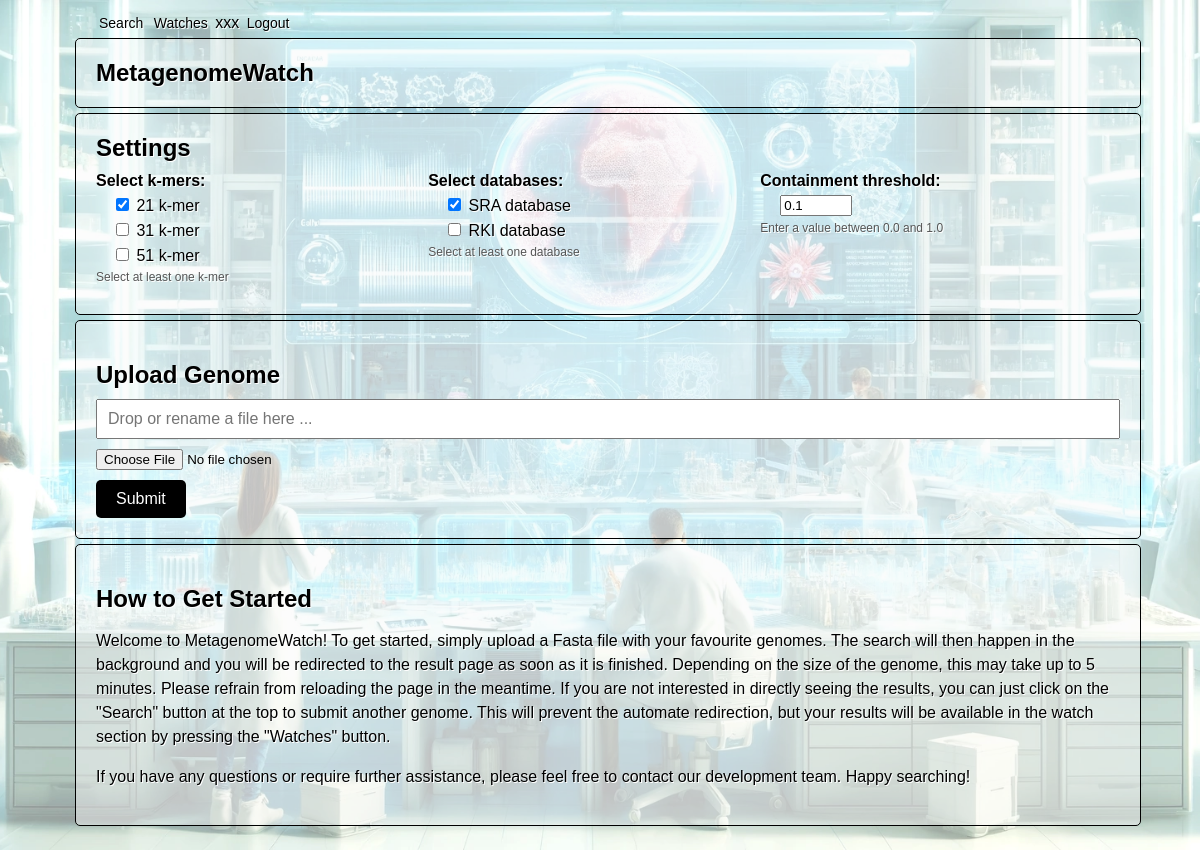
The page /mgw_api/ (signed in) on the database its author committed.
### mgw_api/models.py (models this page shows, shortened)
class Settings(models.Model):
    user = models.OneToOneField(User, on_delete=models.CASCADE)
    kmer = models.JSONField(default=list, help_text="List of k-mers")
    database = models.JSONField(default=list, help_text="List of databases")
    containment = models.FloatField(default=0.10, help_text="Containment value (between 0 and 1)")

### mgw_api/views.py (the view)
# urls.py: path('', views.upload_fasta, name='upload_fasta'),
@login_required
def upload_fasta(request):
    sourmash_settings, created = Settings.objects.get_or_create(user=request.user)
    settings_form = SettingsForm(instance=sourmash_settings)
    if request.method == "POST":
        if 'kmer' in request.POST or 'database' in request.POST or 'containment' in request.POST:
            settings_form = SettingsForm(request.POST, instance=sourmash_settings)
            if settings_form.is_valid():
                settings_form.save()
                messages.success(request, 'Settings have been successfully saved.')
                return redirect(reverse("mgw_api:upload_fasta"))
            else:
                messages.error(request, 'Please correct the errors below.')
        if 'name' in request.POST or 'file' in request.POST:
            fasta_form = FastaForm(request.POST, request.FILES)
            if fasta_form.is_valid():
                try:
                    uploaded_file = request.FILES["file"]
                    filename = uploaded_file.name
                    name = fasta_form.cleaned_data.get("name")
                    if not name:
                        name = os.path.splitext(filename)[0]
                    if Fasta.objects.filter(user=request.user, name=name).exists():
                        return JsonResponse({'success': False, 'error': "A file with this name already exists. Please choose a different name or file."})
                    else:
                        uploaded_file_instance = fasta_form.save(commit=False)
                        uploaded_file_instance.user = request.user
                        uploaded_file_instance.name = name
                        uploaded_file_instance.size = uploaded_file.size
                        uploaded_file_instance.processed = False
                        uploaded_file_instance.status = "Processing"
                        uploaded_file_instance.save()
                        thread = threading.Thread(target=run_create_signature_and_search, args=(request.user.id, name, uploaded_file_instance.id, True))
                        thread.start()
                        return JsonResponse({'success': True, 'message': 'File submission successful! Processing will happen in the background.', 'fasta_id': uploaded_file_instance.id})
                except Exception as e:
                    return JsonResponse({'success': False, 'error': f"Error: file submission failed! ... {e}"})
            else:
                errors = fasta_form.errors.as_json()
                return JsonResponse({'success': False, 'error': errors})
    else:
        fasta_form = FastaForm()
    return render(request, "mgw_api/upload_fasta.html", {"fasta_form": fasta_form, "settings_form": settings_form})

### mgw_api/forms.py
class FastaForm(forms.ModelForm):
    class Meta:
        model = Fasta
        fields = ("name", "file")
        widgets = {
            "name": forms.TextInput(attrs={
                "placeholder": "Drop or rename a file here ...",
                "style": "width: calc(100% - 0px); box-sizing: border-box; height: 40px; font-size: 16px; padding-left: 10px;"
            }),
            "file": forms.FileInput(attrs={"accept": ".fa,.fasta,.fsa,.FASTA,.fna"})
        }

class SettingsForm(forms.ModelForm):
    kmer = forms.MultipleChoiceField(
        choices=[(21, "21 k-mer"), (31, "31 k-mer"), (51, "51 k-mer")],
        widget=forms.CheckboxSelectMultiple,
        initial=[21]
    )
    database = forms.MultipleChoiceField(
        choices=[("SRA", "SRA database"), ("RKI", "RKI database")],
        widget=forms.CheckboxSelectMultiple,
        initial=["SRA"]
    )
    containment = forms.FloatField(
        widget=forms.NumberInput(attrs={"min": 0, "max": 1, "step": 0.01}),
        initial=0.10
    )
    class Meta:
        model = Settings
        fields = ["kmer", "database", "containment"]

### mgw_api/templates/mgw_api/upload_fasta.html (shortened to what this page needs)
{% extends "mgw_api/base.html" %}
{% block content %}
{% include "mgw_api/settings.html" %}
<div class="upload-section" id="upload-section">
    <h2>Upload Genome</h2>
    <form id="upload-form" method="post" enctype="multipart/form-data">
        <div>{{ fasta_form.name }}</div>
        <div>{{ fasta_form.file }}</div>
        <input type="submit" value="Submit">
    </form>
</div>
 <div class="help-section">
     <h2>How to Get Started</h2>
     <p>Welcome to MetagenomeWatch! To get started, simply upload a Fasta file with your favourite genomes. The search will then happen in the background and you will be redirected to the result page as soon as it is finished. Depending on the size of the genome, this may take up to 5 minutes. Please refrain from reloading the page in the meantime. If you are not interested in directly seeing the results, you can just click on the "Search" button at the top to submit another genome. This will prevent the automate redirection, but your results will be available in the watch section by pressing the "Watches" button.</p>
     <p>If you have any questions or require further assistance, please feel free to contact our development team. Happy searching!</p>
 </div>
{% endblock %}

### mgw_api/templates/mgw_api/base.html (shortened to what this page needs)
<!DOCTYPE html>
<html lang="en">
<head>
    {% load static %}
    <link rel="stylesheet" href="{% static 'mgw_api/style.css' %}">
    <div class="account-navigation">
        {% if request.user.is_authenticated %}
            <a href="{% url 'mgw_api:upload_fasta' %}">Search</a>
            <a href="{% url 'mgw_api:list_result' %}">Watches</a>
            {{ request.user.username }}
            <a href="{% url 'mgw_api:logout' %}">Logout</a>
        {% else %}
            <a href="{% url 'mgw_api:login' %}">Login</a>
            <a href="{% url 'mgw_api:signup' %}">Signup</a>
        {% endif %}
    </div>
</head>
<body>
    <header>
        <div class="page-head">
            <h2>MetagenomeWatch</h2>
        </div>
    </header>
    <main>
        {% block content %}{% endblock %}
    </main>
    <footer>
    </footer>
</body>
</html>

### mgw_api/templates/mgw_api/settings.html (shortened to what this page needs)
<div class="settings-section">
    <h2>Settings</h2>
    <div class="settings-form">
        <form method="post" enctype="multipart/form-data" id="settings-form">
            <div class="form-group">
                <label for="id_kmer">Select k-mers:</label>
                <div class="options">{{ settings_form.kmer }}</div>
                <small>Select at least one k-mer</small>
            </div>
            <div class="form-group">
                <label for="id_database">Select databases:</label>
                <div class="options">{{ settings_form.database }}</div>
                <small>Select at least one database</small>
            </div>
            <div class="form-group">
                <label for="id_containment">Containment threshold:</label>
                <div class="options">{{ settings_form.containment }}</div>
                <small>Enter a value between 0.0 and 1.0</small>
            </div>
        </form>
    </div>
</div>

### mgw_api/static/mgw_api/style.css (style rules this page uses)
body { content: ' '; display: block; position: absolute; left: 0; top: 0; width: 100%; height: 100%; opacity: 1.0; background-image: url("images/background.webp"); background-repeat: no-repeat; background-position: 50% 0; background-size: cover; background-color: #ffffff; background-attachment: fixed; }
.page-head { font-family: Arial, sans-serif; text-shadow: 1px 1px white; width: 90%; max-width: 1024px; margin: 0 auto; padding-left: 20px; padding-right: 20px; background-color: #f9f9f974; border: 1px solid #000000; border-radius: 5px; margin-top: 5px; margin-bottom: 5px; }
.help-section { font-family: Arial, sans-serif; text-shadow: 1px 1px white; width: 90%; max-width: 1024px; margin: 0 auto; padding: 20px; background-color: #f9f9f974; border: 1px solid #000000; border-radius: 5px; margin-top: 5px; margin-bottom: 5px; }
.help-section h2 { font-size: 24px; color: #000000; margin-bottom: 10px; }
.help-section p { font-size: 16px; color: #000000; line-height: 1.5; }
.upload-section { font-family: Arial, sans-serif; text-shadow: 1px 1px white; width: 90%; max-width: 1024px; margin: 0 auto; padding: 20px; background-color: #f9f9f974; border: 1px solid #000000; border-radius: 5px; margin-top: 5px; margin-bottom: 5px; }
.upload-section h2 { font-size: 24px; color: #000000; margin-bottom: 10px; }
.upload-section form { width: 100%; }
.upload-section form div { margin-bottom: 10px; }
.upload-section input[type="submit"] { background-color: #000000; text-shadow: none; color: white; border: none; padding: 10px 20px; text-align: center; text-decoration: none; display: inline-block; font-size: 16px; cursor: pointer; border-radius: 5px; }
.settings-section { font-family: Arial, sans-serif; text-shadow: 1px 1px white; width: 90%; max-width: 1024px; margin: 0 auto; padding-left: 20px; padding-right: 20px; background-color: #f9f9f974; border: 1px solid #000000; border-radius: 5px; margin-top: 5px; margin-bottom: 5px; }
.settings-section h2 { font-size: 24px; color: #000000; margin-bottom: 10px; }
.settings-section form { width: 100%; margin-bottom: 0; }
.settings-section .form-group { margin-bottom: 5px; display: inline-block; width: 32%; vertical-align: top; }
.settings-section .form-group label { font-weight: bold; display: block; margin-bottom: 5px; }
.settings-section .form-group .options * { font-weight: normal; margin-left: 5px; }
.settings-section .form-group .options input[type="number"] { margin-left: 20px; }
.settings-section small { display: block; font-size: 12px; color: #555; margin-top: 5px; margin-bottom: 5px; }
.account-navigation { font-family: Arial, sans-serif; text-shadow: 1px 1px white; width: 90%; max-width: 1024px; margin: 0 auto; padding: 20px; padding-top: 0px; padding-bottom: 0px; background-color: #f9f9f900; border: 1px solid #00000000; border-radius: 5px; margin-top: 5px; margin-bottom: 5px; }
.account-navigation a { color: #000000; text-decoration: none; margin: 3px; font-size: 14px; }
footer { width: 100%; text-align: center; position: fixed; bottom: 0; left: 0; font-family: Arial, sans-serif; color: #000000; padding: 10px 0; background-color: transparent; border-top: none; z-index: 1000; }

### rows shown on the page
Settings: kmer "☑ ☐ ☐", database "☑ ☐", containment "0.1"

### other values the page prints
{{ request.user.username }} "xxx"
